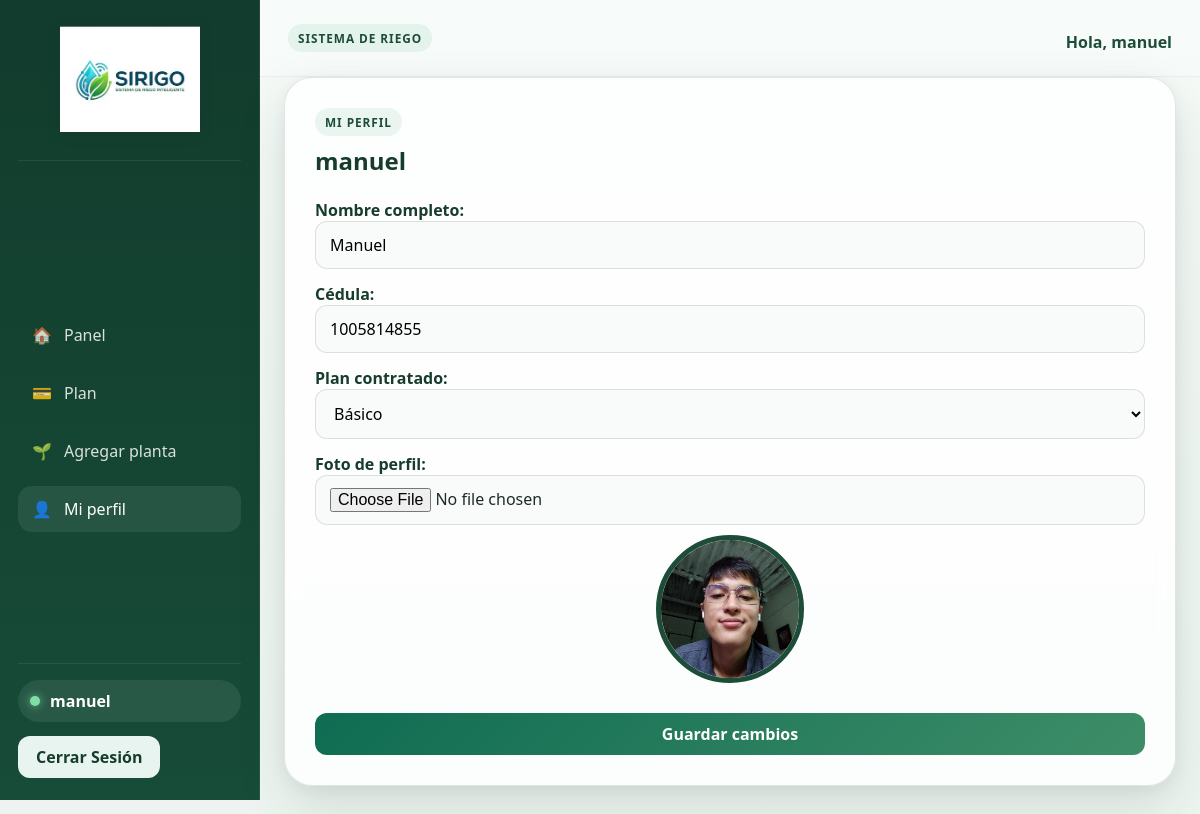
Before: /perfil/ (signed in) with the older database file.
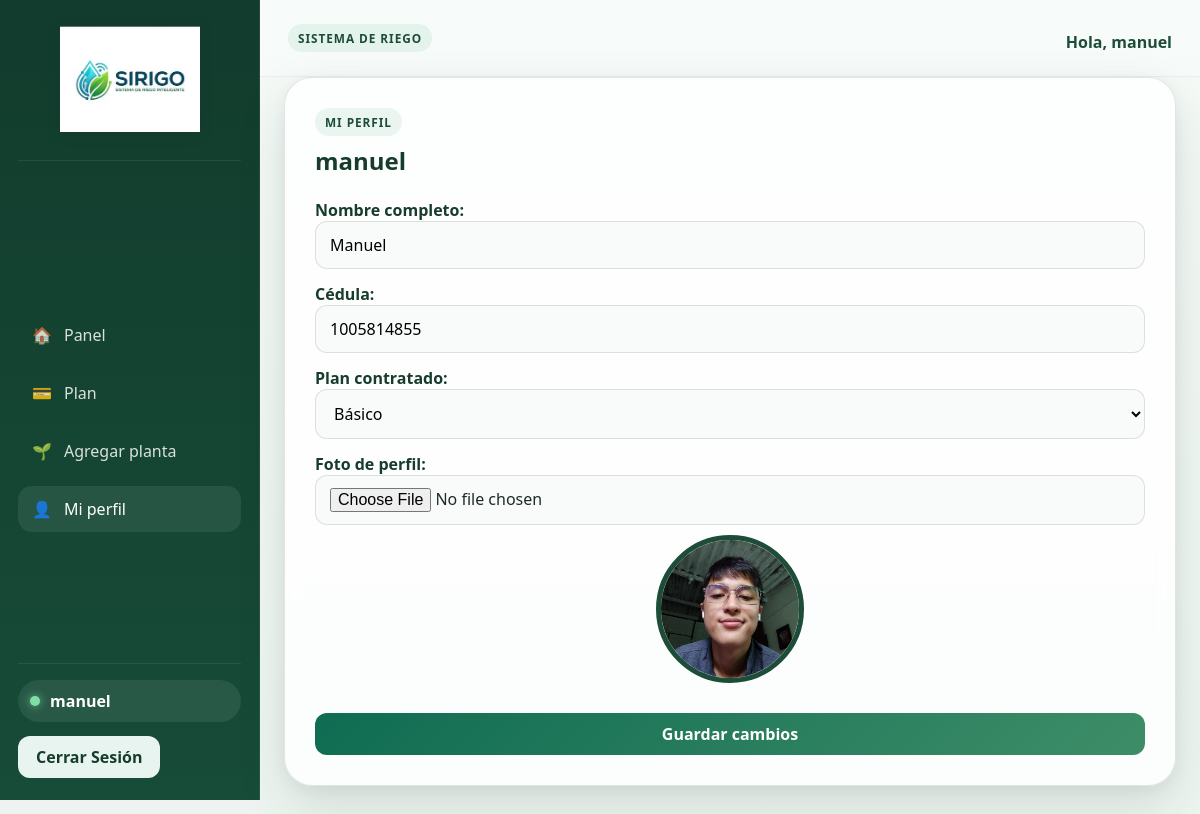
After: the same page with the newer database file.
### riego/models.py (models this page shows, shortened)
class PerfilUsuario(models.Model):
    class Plan(models.TextChoices):
        BASICO = 'basico', 'Básico (1-3 plantas)'
        ESTANDAR = 'estandar', 'Estándar (4-8 plantas)'
        PREMIUM = 'premium', 'Premium (hasta 16 plantas)'
    class EstadoSuscripcion(models.TextChoices):
        ACTIVA = 'activa', 'Activa'
        CANCELADA = 'cancelada', 'Cancelada'
        PENDIENTE = 'pendiente_pago', 'Pendiente de pago'
    user = models.OneToOneField(User, on_delete=models.CASCADE, related_name='perfil')
    nombre = models.CharField(max_length=120, blank=True)
    cedula = models.CharField(max_length=20, blank=True)
    plan = models.CharField(max_length=20, choices=Plan.choices, default=Plan.BASICO)
    foto = models.ImageField(upload_to='perfiles/', blank=True)
    estado_suscripcion = models.CharField(max_length=20, choices=EstadoSuscripcion.choices, default=EstadoSuscripcion.ACTIVA)
    fecha_proximo_pago = models.DateField(null=True, blank=True)
    @property
    def limite_plantas(self):
        limites = {
            self.Plan.BASICO: 3,
            self.Plan.ESTANDAR: 8,
            self.Plan.PREMIUM: 16,
        }
        return limites.get(self.plan, 3)
    @property
    def esta_cancelada(self):
        return self.estado_suscripcion == self.EstadoSuscripcion.CANCELADA
    @property
    def total_plantas(self):
        return self.user.planta_set.count()
    @property
    def puede_agregar_planta(self):
        if self.esta_cancelada:
            return False
        return self.total_plantas < self.limite_plantas

### riego/views.py (the view, shortened to what this page needs)
# urls.py: path('perfil/', views.mi_perfil, name='mi_perfil'),
@login_required
@never_cache
def mi_perfil(request):
    perfil, created = PerfilUsuario.objects.get_or_create(user=request.user)
    if perfil.esta_cancelada:
        messages.error(request, 'Tu perfil está deshabilitado por suscripción cancelada. Contactarse con el administrador para solucionar el problema.')
        return redirect('mi_plan')
    return render(request, 'riego/perfil.html', {'perfil': perfil})

### riego/templates/riego/perfil.html (shortened to what this page needs)
{% extends 'riego/base.html' %}
{% block contenido %}
    <div class="page-card">
        <div class="page-header">
            <div>
                <span class="section-tag">Mi perfil</span>
                <h2>{{ user.username }}</h2>
            </div>
        </div>
        <form method="post" enctype="multipart/form-data" class="form-layout">
            <div class="form-group">
                <label for="nombre">Nombre completo:</label>
                <input type="text" name="nombre" value="{{ perfil.nombre }}" required>
            </div>
            <div class="form-group">
                <label for="cedula">Cédula:</label>
                <input type="text" name="cedula" value="{{ perfil.cedula }}">
            </div>
            <div class="form-group">
                <label for="plan">Plan contratado:</label>
                <select name="plan">
                    <option value="basico" {% if perfil.plan == 'basico' %}selected{% endif %}>Básico</option>
                </select>
            </div>
            <div class="form-group">
                <label for="foto">Foto de perfil:</label>
                <input type="file" name="foto" accept="image/*">
                {% if perfil.foto %}
                    <img class="plant-photo" src="{{ perfil.foto.url }}" alt="Foto de perfil" style="max-width: 150px; margin-top: 10px; border-radius: 50%;">
                {% endif %}
            </div>
            <button type="submit" class="btn btn-primary">Guardar cambios</button>
        </form>
    </div>
{% endblock %}

### riego/templates/riego/base.html (shortened to what this page needs)
{% load static %}
<!DOCTYPE html>
<html lang="es">
<head>
    <link rel="stylesheet" href="{% static 'riego/css/styles.css' %}?v=8">
</head>
<body>
    <div class="app-shell {% if user.is_authenticated %}app-shell--dashboard{% endif %}">
        {% if user.is_authenticated %}
            <aside class="sidebar">
                <div class="sidebar-brand">
                    <img class="brand-logo-img" src="{% static 'riego/images/logo.jpeg' %}" alt="SIRIGO" style="max-width: 140px; height: auto; display: block; margin: 0 auto 10px;">
                </div>
                <nav class="sidebar-nav" aria-label="Navegación principal">
                    <a class="sidebar-link {% if request.resolver_match.url_name == 'panel' %}is-active{% endif %}" href="{% url 'panel' %}">
                        <span>🏠</span>
                        <span>Panel</span>
                    </a>
                    {% if not user.is_staff %}
                        <a class="sidebar-link {% if request.resolver_match.url_name == 'mi_plan' %}is-active{% endif %}" href="{% url 'mi_plan' %}">
                            <span>💳</span>
                            <span>Plan</span>
                        </a>
                    {% endif %}
                    {% if user.is_staff %}
                        <a class="sidebar-link {% if request.resolver_match.url_name == 'admin_agregar_planta' %}is-active{% endif %}" href="{% url 'admin_agregar_planta' %}">
                            <span>🌱</span>
                            <span>Agregar planta</span>
                        </a>
                    {% else %}
                        {% if user.perfil.esta_cancelada %}
                            <a class="sidebar-link" href="javascript:void(0);" onclick="alert('contactarse con el administrador para solucionar el problema'); return false;" style="opacity: 0.45; cursor: not-allowed;" title="Suscripción cancelada">
                                <span>🌱</span>
                                <span style="text-decoration: line-through;">Agregar planta</span>
                            </a>
                        {% else %}
                            <a class="sidebar-link {% if request.resolver_match.url_name == 'nueva_planta' %}is-active{% endif %}" href="{% url 'nueva_planta' %}">
                                <span>🌱</span>
                                <span>Agregar planta</span>
                            </a>
                        {% endif %}
                    {% endif %}
                    {% if not user.is_staff %}
                        {% if user.perfil.esta_cancelada %}
                            <a class="sidebar-link" href="javascript:void(0);" onclick="alert('contactarse con el administrador para solucionar el problema'); return false;" style="opacity: 0.45; cursor: not-allowed;" title="Suscripción cancelada">
                                <span>👤</span>
                                <span style="text-decoration: line-through;">Mi perfil</span>
                            </a>
                        {% else %}
                            <a class="sidebar-link {% if request.resolver_match.url_name == 'mi_perfil' %}is-active{% endif %}" href="{% url 'mi_perfil' %}">
                                <span>👤</span>
                                <span>Mi perfil</span>
                            </a>
                        {% endif %}
                    {% endif %}
                </nav>
                <div class="sidebar-footer">
                    <div class="user-pill">
                        <span class="user-dot"></span>
                        <span>{{ user.username }}</span>
                    </div>
                    <form class="logout-form" method="post" action="{% url 'logout' %}">
                        <button class="btn btn-secondary" type="submit">Cerrar Sesión</button>
                    </form>
                </div>
            </aside>
            <div class="main-panel">
                <header class="content-topbar">
                    <div>
                        <span class="section-tag">Sistema de riego</span>
                    </div>
                    <div class="content-topbar__meta">
                        <span>Hola, {{ user.username }}</span>
                    </div>
                </header>
        {% endif %}
        <main class="{% if user.is_authenticated %}page-content page-content--compact app-content-auth{% else %}page-content{% endif %}">
            {% block contenido %}{% endblock %}
        </main>
        {% if user.is_authenticated %}
            </div>
        {% endif %}
    </div>
</body>
</html>

Changed rows visible on the page:
changed PerfilUsuario "Manuel": plan (not shown) → "Básico"
Other visible differences:
form field plan: "Básico" → (not shown)
